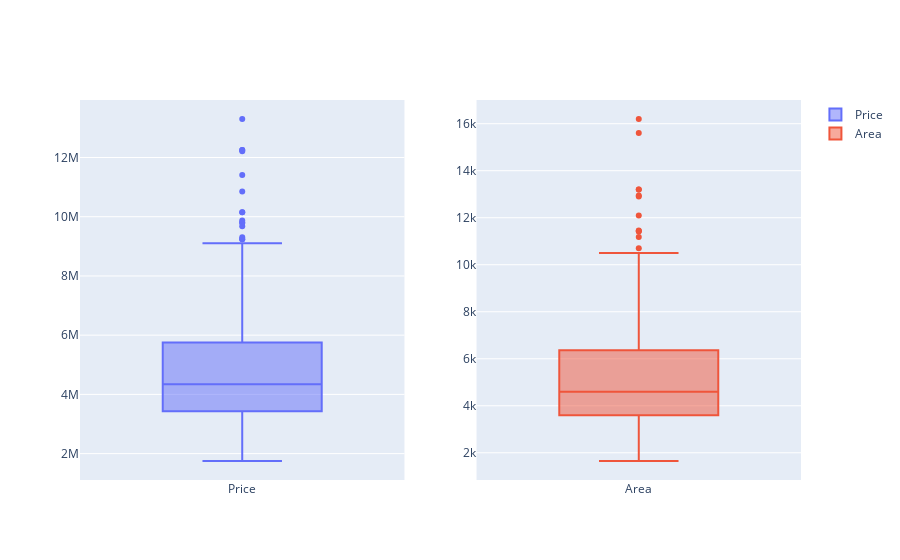

Write notebook code for a chart like this one.
### Code cell
fig_box = make_subplots(rows=1, cols=2)

fig_box.add_trace(
    go.Box(y=data['price'], name='Price'),
    row=1, col=1
)
fig_box.add_trace(
    go.Box(y=data['area'], name='Area'),
    row=1, col=2
)

fig_box.show()

### Figure 1 — Plotly figure (JSON) as saved in the notebook; plotly's stock layout.template omitted (floating-point values rounded to 4 significant figures; data arrays with more than 128 entries replaced by an {"elided": "..."} marker saying what was removed)
{"data": [{"name": "Price", "type": "box", "xaxis": "x", "y": {"elided": "545 int values"}, "yaxis": "y"}, {"name": "Area", "type": "box", "xaxis": "x2", "y": {"elided": "545 int values"}, "yaxis": "y2"}], "layout": {"xaxis": {"anchor": "y", "domain": [0, 0.45]}, "xaxis2": {"anchor": "y2", "domain": [0.55, 1]}, "yaxis": {"anchor": "x", "domain": [0, 1]}, "yaxis2": {"anchor": "x2", "domain": [0, 1]}}}
